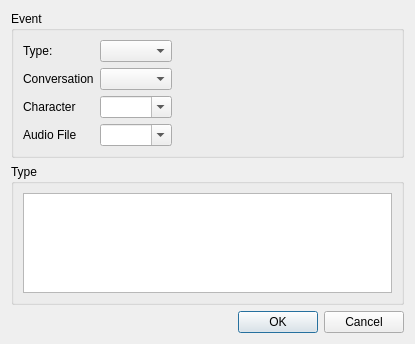
<?xml version="1.0" encoding="UTF-8"?>
<ui version="4.0">
 <class>EventDialog</class>
 <widget class="QDialog" name="EventDialog">
  <property name="geometry">
   <rect>
    <x>0</x>
    <y>0</y>
    <width>415</width>
    <height>344</height>
   </rect>
  </property>
  <property name="windowTitle">
   <string>Dialog</string>
  </property>
  <layout class="QVBoxLayout" name="verticalLayout">
   <item>
    <widget class="QGroupBox" name="eventGroupBox">
     <property name="title">
      <string>Event</string>
     </property>
     <layout class="QVBoxLayout" name="verticalLayout_2">
      <item>
       <layout class="QFormLayout" name="formLayout">
        <property name="fieldGrowthPolicy">
         <enum>QFormLayout::FieldsStayAtSizeHint</enum>
        </property>
        <item row="0" column="0">
         <widget class="QLabel" name="typeLabel">
          <property name="text">
           <string>Type:</string>
          </property>
         </widget>
        </item>
        <item row="0" column="1">
         <widget class="QComboBox" name="typeComboBox">
          <property name="editable">
           <bool>false</bool>
          </property>
         </widget>
        </item>
        <item row="1" column="0">
         <widget class="QLabel" name="conversationLabel">
          <property name="text">
           <string>Conversation</string>
          </property>
         </widget>
        </item>
        <item row="1" column="1">
         <widget class="QComboBox" name="conversationComboBox">
          <property name="editable">
           <bool>false</bool>
          </property>
         </widget>
        </item>
        <item row="2" column="0">
         <widget class="QLabel" name="characterLabel">
          <property name="text">
           <string>Character</string>
          </property>
         </widget>
        </item>
        <item row="2" column="1">
         <widget class="QComboBox" name="characterComboBox">
          <property name="editable">
           <bool>true</bool>
          </property>
         </widget>
        </item>
        <item row="3" column="0">
         <widget class="QLabel" name="audioFileLabel">
          <property name="text">
           <string>Audio File</string>
          </property>
         </widget>
        </item>
        <item row="3" column="1">
         <widget class="QComboBox" name="audioFileComboBox">
          <property name="editable">
           <bool>true</bool>
          </property>
         </widget>
        </item>
       </layout>
      </item>
     </layout>
    </widget>
   </item>
   <item>
    <widget class="QGroupBox" name="eventTypeGroupBox">
     <property name="title">
      <string>Type</string>
     </property>
     <layout class="QVBoxLayout" name="verticalLayout_3">
      <item>
       <widget class="QTextEdit" name="textEdit"/>
      </item>
     </layout>
    </widget>
   </item>
   <item>
    <widget class="QDialogButtonBox" name="buttonBox">
     <property name="orientation">
      <enum>Qt::Horizontal</enum>
     </property>
     <property name="standardButtons">
      <set>QDialogButtonBox::Cancel|QDialogButtonBox::Ok</set>
     </property>
    </widget>
   </item>
  </layout>
 </widget>
 <resources/>
 <connections>
  <connection>
   <sender>buttonBox</sender>
   <signal>accepted()</signal>
   <receiver>EventDialog</receiver>
   <slot>accept()</slot>
   <hints>
    <hint type="sourcelabel">
     <x>207</x>
     <y>323</y>
    </hint>
    <hint type="destinationlabel">
     <x>207</x>
     <y>171</y>
    </hint>
   </hints>
  </connection>
  <connection>
   <sender>buttonBox</sender>
   <signal>rejected()</signal>
   <receiver>EventDialog</receiver>
   <slot>reject()</slot>
   <hints>
    <hint type="sourcelabel">
     <x>207</x>
     <y>323</y>
    </hint>
    <hint type="destinationlabel">
     <x>207</x>
     <y>171</y>
    </hint>
   </hints>
  </connection>
 </connections>
</ui>
